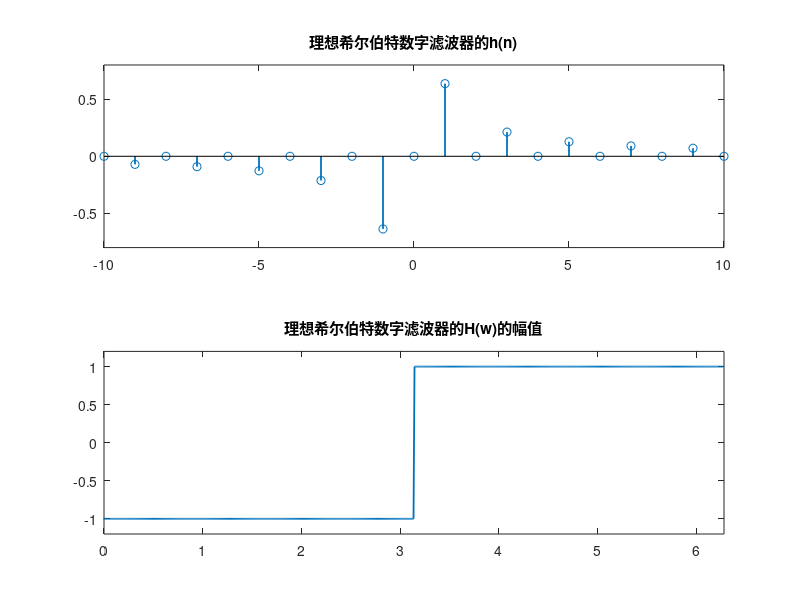

Write MATLAB code to recreate this figure.
for i=-10:10
    n=i+11;
    if(mod(n,2) == 0) h(n) = 2/pi/i;
       else h(n) = 0;
    end
end
i=-10:10;
w=-2*pi:0.01:2*pi;
H=-j*(w<pi|w>=2*pi)+j*(w>=pi&w<2*pi);   % 计算离散希尔伯特变换器的频率响应
subplot(2,1,1);stem(i,h,'linewidth',1.3);
title('理想希尔伯特数字滤波器的h(n)');axis([-10,10,-0.8,0.8]);
subplot(2,1,2);plot(w,H/j,'linewidth',1.3);
title('理想希尔伯特数字滤波器的H(w)的幅值');axis([0,2*pi,-1.2,1.2]);